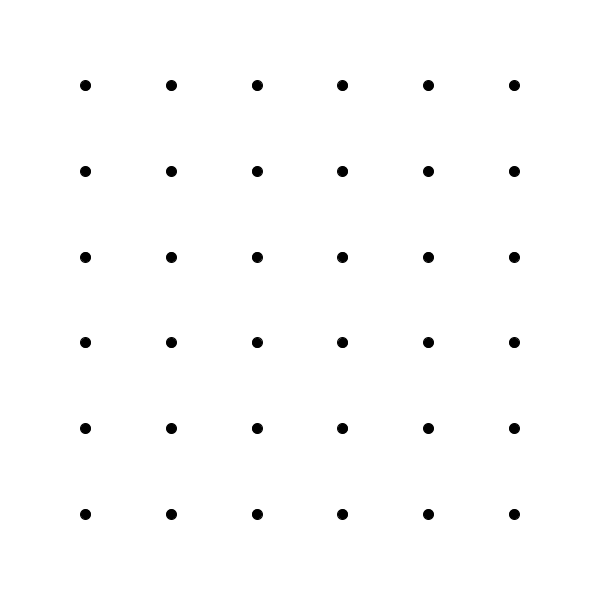
Frame 1 (no input)
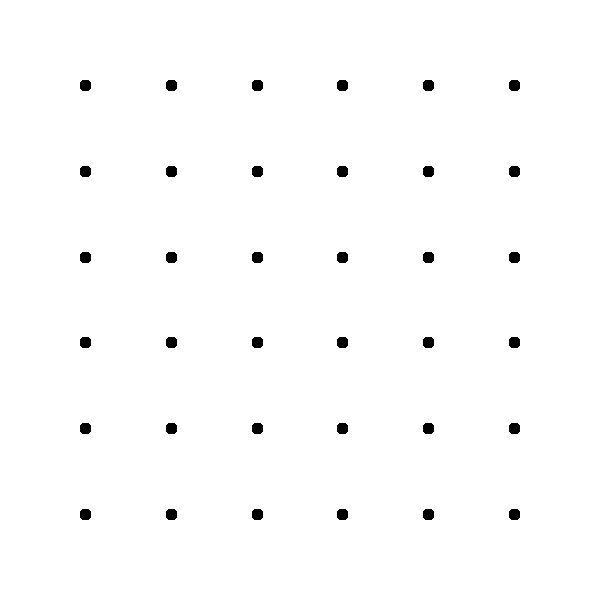
Frame 60 (the mouse pressed at the canvas centre just before this capture)
Frame 120 (the mouse held since frame 60 and released just before this capture): identical to frame 60, image omitted

The Processing sketch that drew these frames (run headless with seeded random() and noise(); from frame 60 on, the mouse is pressed at the canvas centre):

// Processing sketch: Dots_N_Boxes
// ── Dots_N_Boxes.pde
int rows = 7;
int cols = 7;
Boxes[] boxes = new Boxes[cols * rows];
void setup(){
  size(600,600);
  background(255);
  stroke(0);
  for (int x = 1; x < rows; x++){
    for (int y = 1; y < cols; y++){
      boxes[(rows*x)+y] = new Boxes(x,y);
    }
  }
}

void draw(){
  for (int x = 1; x < rows; x++){
    for (int y = 1; y < cols; y++){
      float nx = map(x, 0, rows, 0, width);
      float ny = map(y, 0, cols, 0, height);
      fill(0);
      ellipse(nx, ny, 10, 10);
      
    }
  }
}
// ── Boxes.pde
class Boxes {
  
  Boxes(float x, float y){
    //init
    println(x,y);
    
  }
  
}
